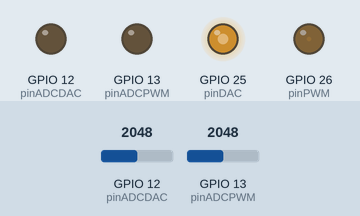
A sketch run on a simulated ESP32. Shown: output pins drawn as LEDs (lit = HIGH). Dashed ring = blinking. The test bench sets the inputs (shaded band); at power-on: GPIO 13 (pinADCPWM) = 2048, GPIO 12 (pinADCDAC) = 2048. What the sketch prints to the serial monitor is not drawn.

Above: at 1.2 s.
1.3 s: GPIO 13 (pinADCPWM) set to 0
At 2.5 s:
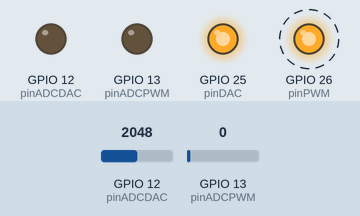
4.3 s: GPIO 12 (pinADCDAC) set to 491
At 4.9 s:
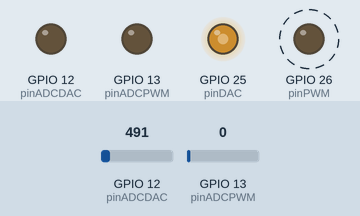
7.3 s: GPIO 12 (pinADCDAC) set to 1228
10.3 s: GPIO 13 (pinADCPWM) set to 1228
13.3 s: GPIO 13 (pinADCPWM) set to 491
Timing chart, 0 to 14.2 s (numbered marks = the images above; inputs shaded):
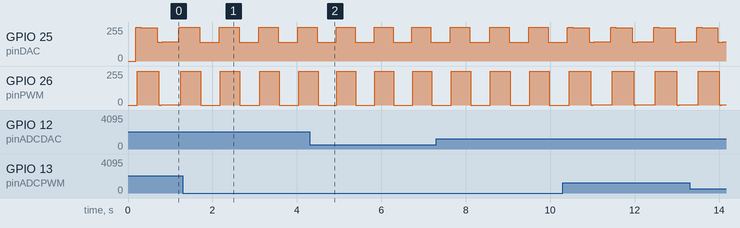

The sketch:

MiniPractica05.ino
```cpp
/*
 * Mini Práctica 05: Salidas analógicas
 * José María Martínez Leal
 */

const int pinPWM = 26; //Salida Digital PWM
const int pinDAC = 25; //Salida Analógica DAC
#define pinADCPWM 13
#define pinADCDAC 12

float angulo = 0.0;
const float incremento = 0.05;

#define frequencyPWM     1000  //Frecuencia en Hz
#define resolutionPWM    8     //Bits de resolución, hasta 8

void setup() {
  Serial.begin(115200);
  pinMode(pinPWM, INPUT);
  pinMode(pinDAC, INPUT);
  pinMode(pinADCPWM, OUTPUT);
  pinMode(pinADCDAC, OUTPUT);

  //Configuración del PWM
  ledcAttach(pinPWM, frequencyPWM, resolutionPWM);
}

void loop() {

  for (int i = 0; i < 360; i++) {
    float senDAC = sin(i * (M_PI / 180)); //Seno para DAC
    float senPWM = sin(i * (M_PI / 180)); //Seno para PWM

    // Transformación para PWM (Rango 0 a 255)
    // Amplitud de 127.5 y desplazamiento de 127.5
    float valorPWM = (senPWM * 127.5) + 127.5;

    //Transformación para DAC (Rango recortado al encendido del LED: 140 a 255)
    // 140 equivale a 1.8V (El led apenas empieza a brillar).
    // Amplitud = (255 - 140) / 2 = 57.5. Desplazamiento = 140 + 57.5 = 197.5
    float valorDAC = (senDAC * 57.5) + 197.5;

    //Salidas
    ledcWrite(pinPWM, (int)valorPWM);
    dacWrite(pinDAC, (int)valorDAC);

    //Imprimir en serial plotter
    Serial.print("Señal_DAC:");
    Serial.print(analogRead(pinADCDAC));
    Serial.print(",");
    Serial.print("Señal_PWM:");
    Serial.println(analogRead(pinADCPWM));

    delayMicroseconds(1000);
  }
}
```

Measured:
- by itself, GPIO 26 (pinPWM): repeats every 1.0 s: 253/255 0.04 s, 252/255 0.46 s, 1/255 0.01 s, 0/255 0.04 s, 1/255 0.46 s, 252/255 0.01 s
